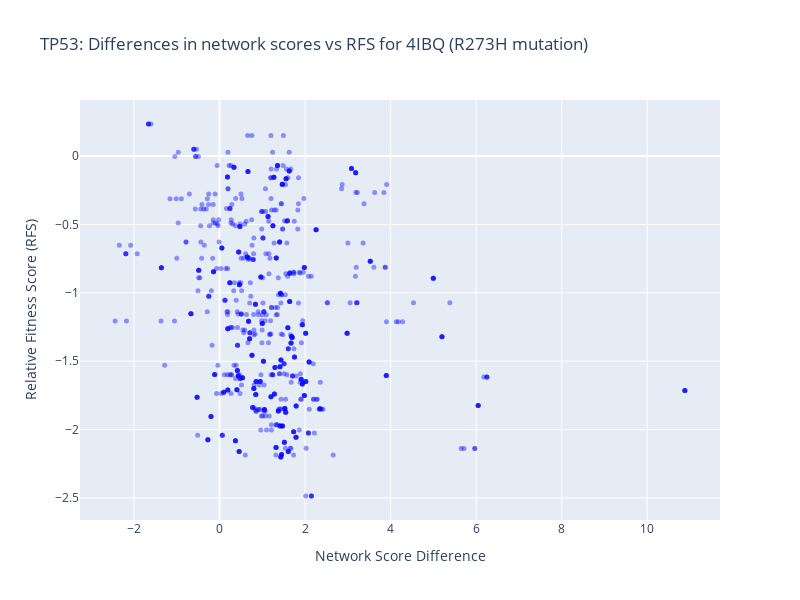

The notebook cell saved with this chart:
### Code cell
# plot network score difference vs functional score using plotly\

tmp = result_4IBQ.merge(all_mut_df, left_on=['uniprot_num'], right_on=['res_num'], how='inner')
tmp = tmp[tmp['gene']==gene].reset_index(drop=True)
corr, p_value = spearmanr(tmp['score_diff_4IBQ_2OCJ'], tmp['mutagenesis_functional_score'])
print(f"Correlation between network score difference and functional score for {gene}: {corr} (p-value: {p_value})")
# plot network score vs functional score using plotly
# Create scatter plot
fig = go.Figure()
# figure size
fig.update_layout(
    autosize=False,
    width=800,
    height=600,
)
# color by 
fig.add_trace(go.Scatter
                (x=tmp['score_diff_4IBQ_2OCJ'], y=tmp['mutagenesis_functional_score'],
                            mode='markers', marker=dict(color='blue'),
                            name=f'Network Score Difference vs. {scores[gene]} per residue', text=tmp['res_num']))

# Update layout
fig.update_layout(xaxis_title='Network Score Difference', yaxis_title=scores[gene],
                title=f'TP53: Differences in network scores vs RFS for 4IBQ (R273H mutation)',)
# make opacity 0.4
fig.update_traces(marker=dict(size=5, opacity=0.4))

fig.show()

### Figure 1 — Plotly figure (JSON) as saved in the notebook; plotly's stock layout.template omitted (floating-point values rounded to 4 significant figures; data arrays with more than 128 entries replaced by an {"elided": "..."} marker saying what was removed)
{"data": [{"marker": {"color": "blue", "opacity": 0.4, "size": 5}, "mode": "markers", "name": "Network Score Difference vs. Relative Fitness Score (RFS) per residue", "text": {"elided": "748 int values"}, "type": "scatter", "x": {"elided": "748 float values"}, "y": {"elided": "748 float values"}}], "layout": {"autosize": false, "height": 600, "title": {"text": "TP53: Differences in network scores vs RFS for 4IBQ (R273H mutation)"}, "width": 800, "xaxis": {"title": {"text": "Network Score Difference"}}, "yaxis": {"title": {"text": "Relative Fitness Score (RFS)"}}}}
